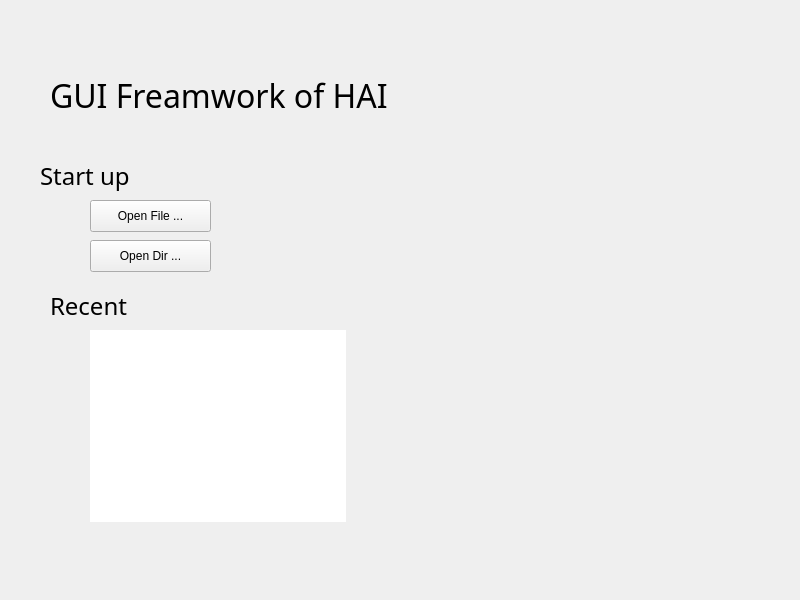
<?xml version="1.0" encoding="UTF-8"?>
<ui version="4.0">
 <class>Widget</class>
 <widget class="QWidget" name="Widget">
  <property name="geometry">
   <rect>
    <x>0</x>
    <y>0</y>
    <width>800</width>
    <height>600</height>
   </rect>
  </property>
  <property name="windowTitle">
   <string>Widget</string>
  </property>
  <widget class="QLabel" name="label">
   <property name="geometry">
    <rect>
     <x>50</x>
     <y>70</y>
     <width>701</width>
     <height>51</height>
    </rect>
   </property>
   <property name="font">
    <font>
     <family>Al Bayan</family>
     <pointsize>24</pointsize>
    </font>
   </property>
   <property name="text">
    <string>GUI Freamwork of HAI</string>
   </property>
  </widget>
  <widget class="QLabel" name="label_3">
   <property name="geometry">
    <rect>
     <x>40</x>
     <y>150</y>
     <width>211</width>
     <height>51</height>
    </rect>
   </property>
   <property name="font">
    <font>
     <family>Al Bayan</family>
     <pointsize>18</pointsize>
    </font>
   </property>
   <property name="text">
    <string>Start up</string>
   </property>
  </widget>
  <widget class="QLabel" name="label_4">
   <property name="geometry">
    <rect>
     <x>80</x>
     <y>200</y>
     <width>211</width>
     <height>51</height>
    </rect>
   </property>
   <property name="font">
    <font>
     <family>Al Bayan</family>
     <pointsize>18</pointsize>
    </font>
   </property>
   <property name="text">
    <string/>
   </property>
  </widget>
  <widget class="QPushButton" name="openFileButton">
   <property name="geometry">
    <rect>
     <x>90</x>
     <y>200</y>
     <width>121</width>
     <height>32</height>
    </rect>
   </property>
   <property name="text">
    <string>Open File ...</string>
   </property>
   <property name="icon">
    <iconset theme="appointment-new"/>
   </property>
  </widget>
  <widget class="QLabel" name="label_5">
   <property name="geometry">
    <rect>
     <x>50</x>
     <y>280</y>
     <width>211</width>
     <height>51</height>
    </rect>
   </property>
   <property name="font">
    <font>
     <family>Al Bayan</family>
     <pointsize>18</pointsize>
    </font>
   </property>
   <property name="text">
    <string>Recent</string>
   </property>
  </widget>
  <widget class="QListView" name="recentListView">
   <property name="geometry">
    <rect>
     <x>90</x>
     <y>330</y>
     <width>256</width>
     <height>192</height>
    </rect>
   </property>
   <property name="autoFillBackground">
    <bool>false</bool>
   </property>
   <property name="frameShape">
    <enum>QFrame::NoFrame</enum>
   </property>
   <property name="frameShadow">
    <enum>QFrame::Sunken</enum>
   </property>
  </widget>
  <widget class="QPushButton" name="openDirButton">
   <property name="geometry">
    <rect>
     <x>90</x>
     <y>240</y>
     <width>121</width>
     <height>32</height>
    </rect>
   </property>
   <property name="text">
    <string>Open Dir ...</string>
   </property>
   <property name="icon">
    <iconset theme="appointment-new">
     <normaloff>.</normaloff>.</iconset>
   </property>
  </widget>
 </widget>
 <resources/>
 <connections/>
</ui>
